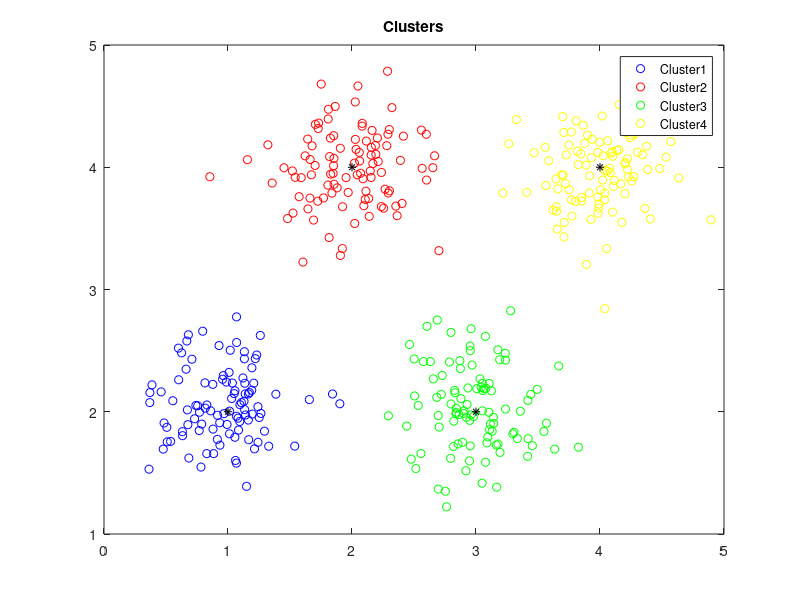

The MATLAB script that drew this image:
% Gera dados para clustering com 4 classes

close all;
clear;
clc;

% par�metros
m1 = [1 2]; % m�dia da classe 1
m2 = [2 4]; % m�dia da classe 2
m3 = [3 2]; % m�dia da classe 3
m4 = [4 4]; % m�dia da classe 4
var1 = [0.1 0.1]; % vari�ncia da classe 1
var2 = [0.1 0.1]; % vari�ncia da classe 2
var3 = [0.1 0.1]; % vari�ncia da classe 3
var4 = [0.1 0.1]; % vari�ncia da classe 4
nc1 = 100; % n�mero de padr�es da classe 1
nc2 = 100; % n�mero de padr�es da classe 2
nc3 = 100; % n�mero de padr�es da classe 3
nc4 = 100; % n�mero de padr�es da classe 4
nc = nc1 + nc2 + nc3 + nc4; % n�mero total de padr�es

for k = 1 : nc1
    c1(k,:) = [(m1(1)+sqrt(var1(1))*randn) (m1(2)+sqrt(var1(2))*randn)]; % classe 1 
end

for k = 1 : nc2
    c2(k,:) = [(m2(1)+sqrt(var2(1))*randn) (m2(2)+sqrt(var2(2))*randn)]; % classe 2   
end

for k = 1 : nc3
    c3(k,:) = [(m3(1)+sqrt(var3(1))*randn) (m3(2)+sqrt(var3(2))*randn)]; % classe 3   
end

for k = 1 : nc4
    c4(k,:) = [(m4(1)+sqrt(var4(1))*randn) (m4(2)+sqrt(var4(2))*randn)]; % classe 4  
end

% plota as classes e os centros de classes
figure
plot(c1(:,1),c1(:,2),'bo');
hold on;
plot(c2(:,1),c2(:,2),'ro');
plot(c3(:,1),c3(:,2),'go');
plot(c4(:,1),c4(:,2),'yo');
plot(m1(1),m1(2),'k*');
plot(m2(1),m2(2),'k*');
plot(m3(1),m3(2),'k*');
plot(m4(1),m4(2),'k*');
legend('Cluster1', 'Cluster2', 'Cluster3', 'Cluster4');
title('Clusters');

X = [c1 ; c2; c3; c4]; % dados de entrada
y1(1:nc1) = 1;
y2(1:nc2) = 2;
y3(1:nc3) = 3;
y4(1:nc4) = 4;
Y = [y1, y2, y3, y4]';
idc = randperm(nc1+nc2+nc3+nc4); % �ndices permutados aleatoriamente
X = X(idc,:); % dados de entrada distribuidos randomicamente
Y = Y(idc);
